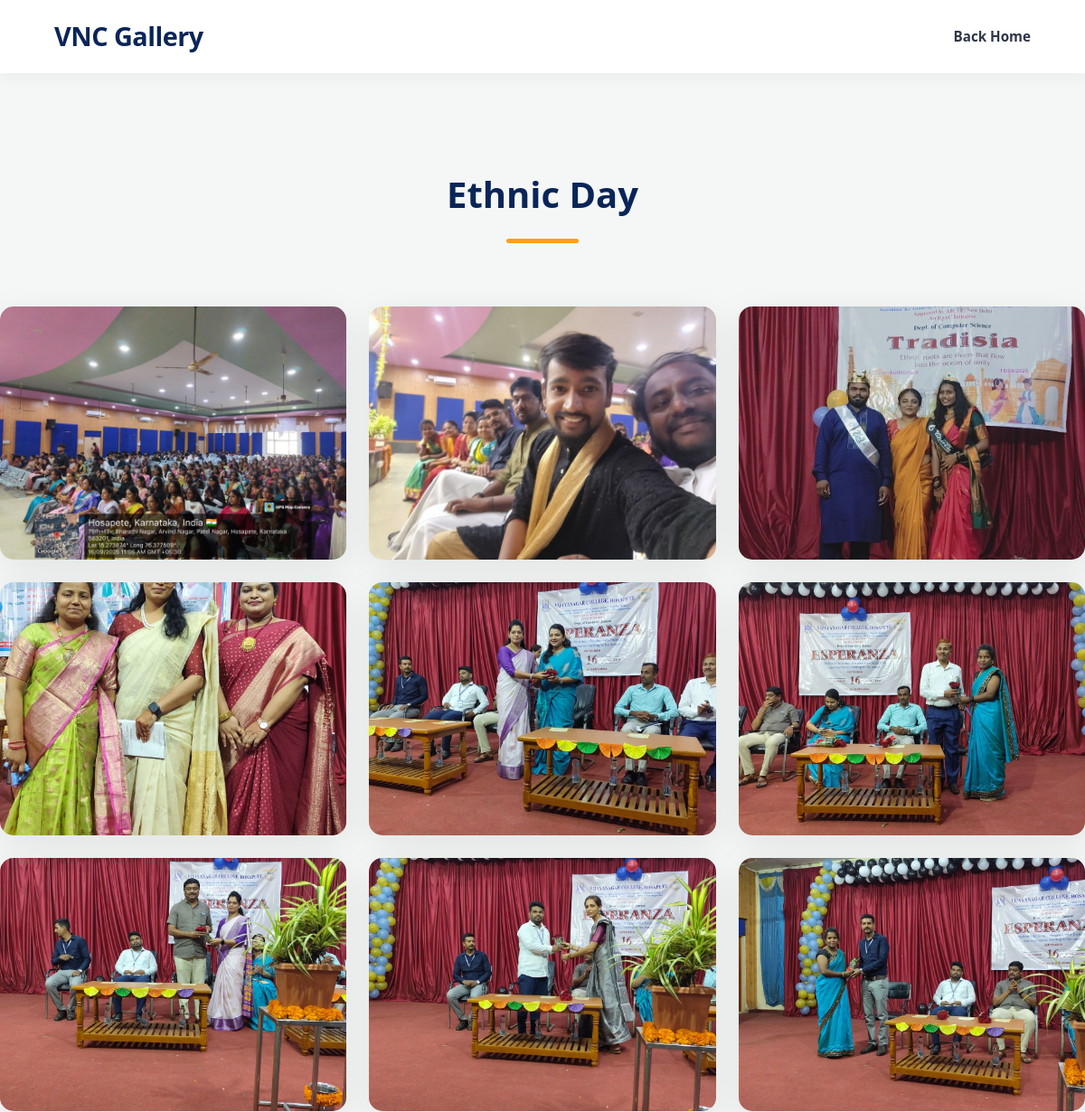
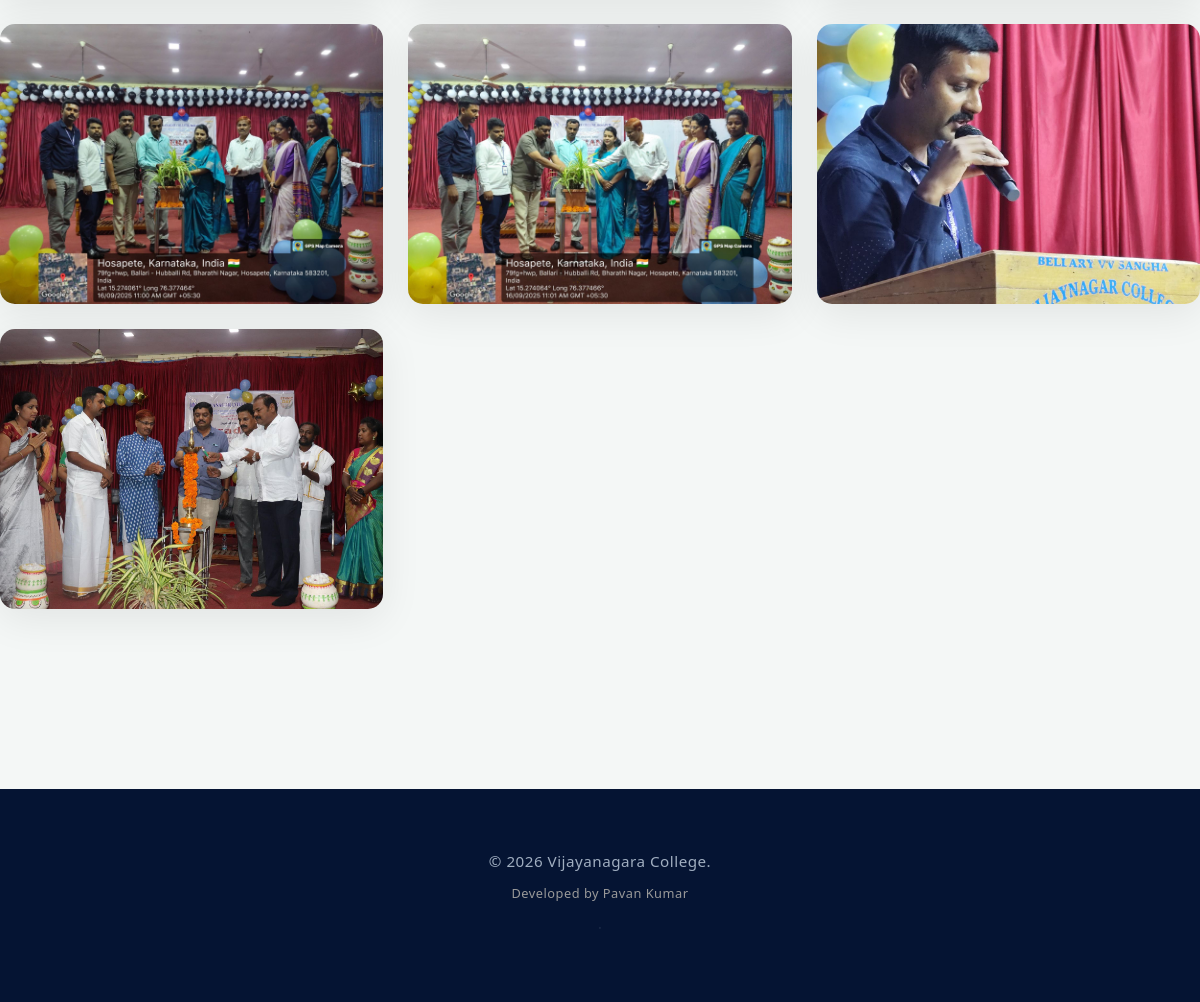
/etnic, run on the app's committed database (2 pictures, top to bottom).
### app/models.py (models this page shows)
class GalleryAlbum(db.Model):
    __tablename__ = "gallery_albums"
    id = db.Column(db.Integer, primary_key=True)
    name = db.Column(db.String(150), nullable=False)
    category = db.Column(db.String(80), unique=True, nullable=False)
    display_order = db.Column(db.Integer, default=0)
    images = db.relationship(
        "GalleryImage", backref="album", cascade="all, delete-orphan",
        order_by="GalleryImage.display_order",
    )

class GalleryImage(db.Model):
    __tablename__ = "gallery_images"
    id = db.Column(db.Integer, primary_key=True)
    album_id = db.Column(db.Integer, db.ForeignKey("gallery_albums.id"), nullable=False)
    image = db.Column(db.String(300), nullable=False)
    caption = db.Column(db.String(200), default="")
    display_order = db.Column(db.Integer, default=0)

class SiteSetting(db.Model):
    __tablename__ = "site_settings"
    id = db.Column(db.Integer, primary_key=True)
    college_name = db.Column(db.String(200), default="VNC BCA")
    logo = db.Column(db.String(300), default="")
    favicon = db.Column(db.String(300), default="")
    footer_text = db.Column(db.String(300), default="")
    copyright_text = db.Column(db.String(300), default="")
    developer_name = db.Column(db.String(150), default="")
    developer_url = db.Column(db.String(500), default="")
    show_developer_button = db.Column(db.Boolean, default=True)
    meta_description = db.Column(db.String(300), default="")
    meta_keywords = db.Column(db.String(300), default="")
    og_image = db.Column(db.String(300), default="")
    updated_at = db.Column(db.DateTime, default=datetime.utcnow, onupdate=datetime.utcnow)
    @staticmethod
    def get():
        return _singleton_get(SiteSetting)

### app/routes/public.py (the view)
@public_bp.route("/etnic")
def etnic():
    album = models.GalleryAlbum.query.filter_by(category="etnic").first()
    return render_template("etnic.html", album=album)

### app/__init__.py (called while the page is built)
def _register_context_processors(app: Flask) -> None:
    @app.context_processor
    def inject_site_settings():
        from .models import SiteSetting
        try:
            settings = SiteSetting.get()
        except Exception:
            settings = None
        return {"site_settings": settings}

def _register_security_headers(app: Flask) -> None:
    @app.after_request
    def set_secure_headers(response):
        response.headers.setdefault("X-Content-Type-Options", "nosniff")
        response.headers.setdefault("X-Frame-Options", "SAMEORIGIN")
        response.headers.setdefault("Referrer-Policy", "strict-origin-when-cross-origin")
        return response

### app/models.py (called while the page is built)
def _singleton_get(model):
    row = model.query.get(1)
    if row is None:
        row = model(id=1)
        db.session.add(row)
        db.session.commit()
    return row

### templates/etnic.html (shortened to what this page needs)
<!DOCTYPE html>
<html lang="en">
<head>
    <link rel="stylesheet" href="{{ url_for('static', filename='css/style.css') }}">
    <link href="https://unpkg.com/aos@2.3.1/dist/aos.css" rel="stylesheet">
    <link rel="stylesheet" href="https://cdnjs.cloudflare.com/ajax/libs/font-awesome/6.0.0/css/all.min.css">
</head>
<body>
    <nav class="navbar">
        <div class="logo">VNC Gallery</div>
        <ul class="nav-links">
            <li><a href="/">Back Home</a></li>
        </ul>
    </nav>
    <div class="container section">
        <h2 class="section-title" data-aos="fade-down">{{ album.name if album else "Ethnic Day" }}</h2>
        <div class="gallery-grid">
            {% if album and album.images %}
                {% for image in album.images %}
                <div class="gallery-item" data-aos="fade-up">
                    <img src="{{ url_for('static', filename=image.image) }}" alt="Gallery Image">
                </div>
                {% endfor %}
            {% else %}
                <div class="empty-state">
                    <i class="fas fa-images fa-3x" style="margin-bottom:20px; color:#ccc;"></i>
                    <p>No images found in this album yet.</p>
                </div>
            {% endif %}
        </div>
    </div>
    <footer>
        <p>&copy; 2026 Vijayanagara College.</p>
        {% if site_settings and site_settings.show_developer_button and site_settings.developer_name %}
        <p style="font-size:0.8rem; margin-top:8px; color:#999;">
            <a href="{{ site_settings.developer_url if site_settings.developer_url else url_for('public.developer') }}"
               {% if site_settings.developer_url %}target="_blank" rel="noopener"{% endif %}>Developed by {{ site_settings.developer_name }}</a>
        </p>
        {% endif %}
        <a href="{{ url_for('admin.login') }}" style="display:inline-block; width:10px; height:10px; margin-top:10px; opacity:0.12; text-decoration:none;">&middot;</a>
    </footer>
</body>
</html>

### static/css/style.css (style rules this page uses)
:root { --bg-color: #f4f7f6; --white: #ffffff; --primary: #0a2558; --primary-light: #1e4c9a; --accent: #ff9f1c; --text-main: #2d3748; --text-muted: #718096; --shadow-soft: 0 10px 40px rgba(0,0,0,0.08); --shadow-hover: 0 20px 50px rgba(0,0,0,0.12); }
* { margin: 0; padding: 0; box-sizing: border-box; font-family: 'Segoe UI', 'Roboto', Helvetica, Arial, sans-serif; }
body { background-color: var(--bg-color); color: var(--text-main); line-height: 1.7; overflow-x: hidden; }
a { text-decoration: none; color: inherit; transition: 0.3s ease; }
ul { list-style: none; }
.navbar { display: flex; justify-content: space-between; align-items: center; padding: 1rem 5%; background: var(--white); box-shadow: 0 4px 20px rgba(0,0,0,0.05); position: sticky; top: 0; z-index: 1000; }
.logo { font-size: 1.8rem; font-weight: 800; color: var(--primary); letter-spacing: -0.5px; }
.nav-links { display: flex; gap: 35px; }
.nav-links a { color: var(--text-main); font-weight: 600; font-size: 0.95rem; position: relative; }
.nav-links a::after { content: ''; position: absolute; width: 0; height: 2px; bottom: -5px; left: 0; background-color: var(--accent); transition: width 0.3s; }
.container { max-width: 1200px; margin: 0 auto; padding: 0 20px; }
.section { padding: 100px 0; }
.section-title { text-align: center; font-size: 2.5rem; font-weight: 800; margin-bottom: 70px; color: var(--primary); position: relative; }
.section-title::after { content: ''; display: block; width: 80px; height: 5px; background: var(--accent); margin: 15px auto 0; border-radius: 5px; }
.gallery-grid { display: grid; grid-template-columns: repeat(auto-fill, minmax(300px, 1fr)); gap: 25px; }
.gallery-item { height: 280px; border-radius: 15px; overflow: hidden; box-shadow: var(--shadow-soft); position: relative; cursor: pointer; }
.gallery-item img { width: 100%; height: 100%; object-fit: cover; transition: transform 0.6s cubic-bezier(0.165, 0.84, 0.44, 1); }
footer { background: #051433; color: #a0aec0; text-align: center; padding: 60px 0; margin-top: 80px; }
footer p { font-size: 0.95rem; letter-spacing: 0.5px; }

### data on the page
GalleryAlbum: name "Ethnic Day"
GalleryImage: image (picture)
GalleryImage: image (picture)
GalleryImage: image (picture)
GalleryImage: image (picture)
GalleryImage: image (picture)
GalleryImage: image (picture)
GalleryImage: image (picture)
GalleryImage: image (picture)
GalleryImage: image (picture)
GalleryImage: image (picture)
GalleryImage: image (picture)
GalleryImage: image (picture)
GalleryImage: image (picture)
SiteSetting: developer_name "Pavan Kumar"
